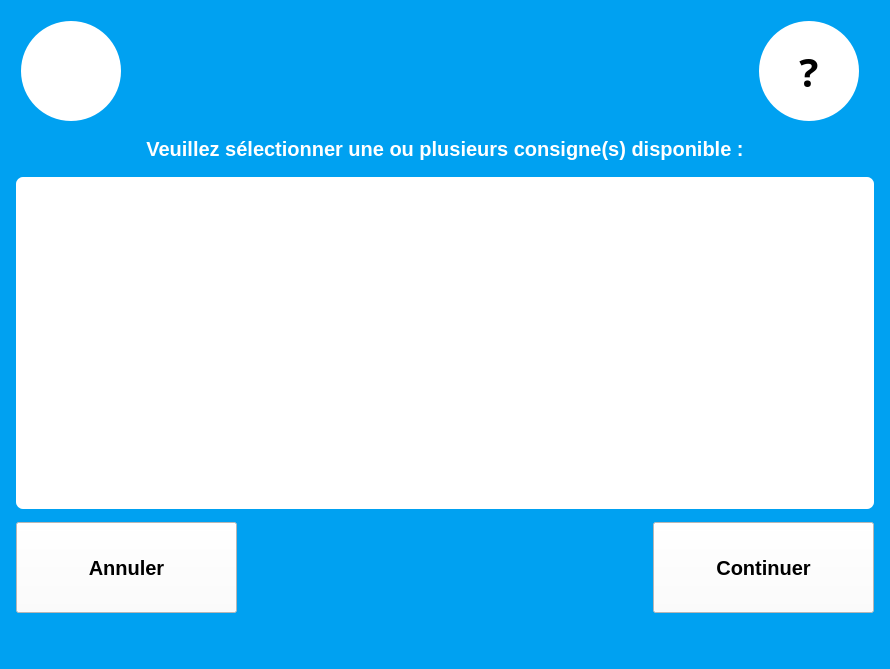
<?xml version="1.0" encoding="UTF-8"?>
<ui version="4.0">
 <class>BoxChoice</class>
 <widget class="QWidget" name="BoxChoice">
  <property name="geometry">
   <rect>
    <x>0</x>
    <y>0</y>
    <width>890</width>
    <height>669</height>
   </rect>
  </property>
  <property name="palette">
   <palette>
    <active>
     <colorrole role="Button">
      <brush brushstyle="SolidPattern">
       <color alpha="255">
        <red>0</red>
        <green>161</green>
        <blue>241</blue>
       </color>
      </brush>
     </colorrole>
     <colorrole role="Base">
      <brush brushstyle="SolidPattern">
       <color alpha="255">
        <red>0</red>
        <green>161</green>
        <blue>241</blue>
       </color>
      </brush>
     </colorrole>
     <colorrole role="Window">
      <brush brushstyle="SolidPattern">
       <color alpha="255">
        <red>0</red>
        <green>161</green>
        <blue>241</blue>
       </color>
      </brush>
     </colorrole>
    </active>
    <inactive>
     <colorrole role="Button">
      <brush brushstyle="SolidPattern">
       <color alpha="255">
        <red>0</red>
        <green>161</green>
        <blue>241</blue>
       </color>
      </brush>
     </colorrole>
     <colorrole role="Base">
      <brush brushstyle="SolidPattern">
       <color alpha="255">
        <red>0</red>
        <green>161</green>
        <blue>241</blue>
       </color>
      </brush>
     </colorrole>
     <colorrole role="Window">
      <brush brushstyle="SolidPattern">
       <color alpha="255">
        <red>0</red>
        <green>161</green>
        <blue>241</blue>
       </color>
      </brush>
     </colorrole>
    </inactive>
    <disabled>
     <colorrole role="Button">
      <brush brushstyle="SolidPattern">
       <color alpha="255">
        <red>0</red>
        <green>161</green>
        <blue>241</blue>
       </color>
      </brush>
     </colorrole>
     <colorrole role="Base">
      <brush brushstyle="SolidPattern">
       <color alpha="255">
        <red>0</red>
        <green>161</green>
        <blue>241</blue>
       </color>
      </brush>
     </colorrole>
     <colorrole role="Window">
      <brush brushstyle="SolidPattern">
       <color alpha="255">
        <red>0</red>
        <green>161</green>
        <blue>241</blue>
       </color>
      </brush>
     </colorrole>
    </disabled>
   </palette>
  </property>
  <property name="windowTitle">
   <string>Form</string>
  </property>
  <property name="styleSheet">
   <string notr="true">QWidget{
background-color: rgb(0, 161, 241);
}
QToolTip{	
	border:1px white;	
	border-radius:0px;  
	font : 15pt;
	background-color: rgb(114, 114, 114);
	color: rgb(255, 255, 255);	    	
}</string>
  </property>
  <layout class="QGridLayout" name="gridLayout">
   <item row="0" column="0">
    <layout class="QVBoxLayout" name="verticalLayout">
     <property name="margin">
      <number>5</number>
     </property>
     <item>
      <layout class="QHBoxLayout" name="horizontalLayout">
       <property name="margin">
        <number>5</number>
       </property>
       <item>
        <widget class="QToolButton" name="B_Assistance">
         <property name="font">
          <font>
           <family>Droid Sans Georgian</family>
           <pointsize>30</pointsize>
           <weight>75</weight>
           <bold>true</bold>
          </font>
         </property>
         <property name="styleSheet">
          <string notr="true">QToolButton{
background-color: rgb(255, 255, 255);
border-width:1px;
border-radius:50px;
max-width:100px;
max-height:100px;
min-width:100px;
min-height:100px;
}

QToolButton:pressed{ 
	background-color: rgb(222, 222, 222);
}
</string>
         </property>
         <property name="text">
          <string/>
         </property>
         <property name="icon">
          <iconset resource="Src.qrc">
           <normaloff>:/ImgList/BAssistance</normaloff>:/ImgList/BAssistance</iconset>
         </property>
         <property name="iconSize">
          <size>
           <width>70</width>
           <height>70</height>
          </size>
         </property>
         <property name="popupMode">
          <enum>QToolButton::DelayedPopup</enum>
         </property>
         <property name="toolButtonStyle">
          <enum>Qt::ToolButtonIconOnly</enum>
         </property>
         <property name="autoRaise">
          <bool>false</bool>
         </property>
        </widget>
       </item>
       <item>
        <spacer name="horizontalSpacer_4">
         <property name="orientation">
          <enum>Qt::Horizontal</enum>
         </property>
         <property name="sizeHint" stdset="0">
          <size>
           <width>40</width>
           <height>20</height>
          </size>
         </property>
        </spacer>
       </item>
       <item>
        <widget class="QToolButton" name="B_Help">
         <property name="palette">
          <palette>
           <active>
            <colorrole role="Button">
             <brush brushstyle="SolidPattern">
              <color alpha="255">
               <red>255</red>
               <green>255</green>
               <blue>255</blue>
              </color>
             </brush>
            </colorrole>
            <colorrole role="Base">
             <brush brushstyle="SolidPattern">
              <color alpha="255">
               <red>255</red>
               <green>255</green>
               <blue>255</blue>
              </color>
             </brush>
            </colorrole>
            <colorrole role="Window">
             <brush brushstyle="SolidPattern">
              <color alpha="255">
               <red>255</red>
               <green>255</green>
               <blue>255</blue>
              </color>
             </brush>
            </colorrole>
           </active>
           <inactive>
            <colorrole role="Button">
             <brush brushstyle="SolidPattern">
              <color alpha="255">
               <red>255</red>
               <green>255</green>
               <blue>255</blue>
              </color>
             </brush>
            </colorrole>
            <colorrole role="Base">
             <brush brushstyle="SolidPattern">
              <color alpha="255">
               <red>255</red>
               <green>255</green>
               <blue>255</blue>
              </color>
             </brush>
            </colorrole>
            <colorrole role="Window">
             <brush brushstyle="SolidPattern">
              <color alpha="255">
               <red>255</red>
               <green>255</green>
               <blue>255</blue>
              </color>
             </brush>
            </colorrole>
           </inactive>
           <disabled>
            <colorrole role="Button">
             <brush brushstyle="SolidPattern">
              <color alpha="255">
               <red>255</red>
               <green>255</green>
               <blue>255</blue>
              </color>
             </brush>
            </colorrole>
            <colorrole role="Base">
             <brush brushstyle="SolidPattern">
              <color alpha="255">
               <red>255</red>
               <green>255</green>
               <blue>255</blue>
              </color>
             </brush>
            </colorrole>
            <colorrole role="Window">
             <brush brushstyle="SolidPattern">
              <color alpha="255">
               <red>255</red>
               <green>255</green>
               <blue>255</blue>
              </color>
             </brush>
            </colorrole>
           </disabled>
          </palette>
         </property>
         <property name="font">
          <font>
           <family>Droid Sans Georgian</family>
           <pointsize>30</pointsize>
           <weight>75</weight>
           <bold>true</bold>
          </font>
         </property>
         <property name="styleSheet">
          <string notr="true">QToolButton{
background-color: rgb(255, 255, 255);
border-width:1px;
border-radius:50px;
max-width:100px;
max-height:100px;
min-width:100px;
min-height:100px;
}

QToolButton:pressed{ 
	background-color: rgb(222, 222, 222);
}</string>
         </property>
         <property name="text">
          <string>?</string>
         </property>
         <property name="popupMode">
          <enum>QToolButton::DelayedPopup</enum>
         </property>
         <property name="toolButtonStyle">
          <enum>Qt::ToolButtonIconOnly</enum>
         </property>
         <property name="autoRaise">
          <bool>false</bool>
         </property>
        </widget>
       </item>
       <item>
        <spacer name="horizontalSpacer_5">
         <property name="orientation">
          <enum>Qt::Horizontal</enum>
         </property>
         <property name="sizeType">
          <enum>QSizePolicy::Fixed</enum>
         </property>
         <property name="sizeHint" stdset="0">
          <size>
           <width>10</width>
           <height>20</height>
          </size>
         </property>
        </spacer>
       </item>
      </layout>
     </item>
     <item>
      <spacer name="verticalSpacer">
       <property name="orientation">
        <enum>Qt::Vertical</enum>
       </property>
       <property name="sizeType">
        <enum>QSizePolicy::Fixed</enum>
       </property>
       <property name="sizeHint" stdset="0">
        <size>
         <width>10</width>
         <height>5</height>
        </size>
       </property>
      </spacer>
     </item>
     <item>
      <layout class="QHBoxLayout" name="horizontalLayout_2">
       <item>
        <spacer name="horizontalSpacer_6">
         <property name="orientation">
          <enum>Qt::Horizontal</enum>
         </property>
         <property name="sizeHint" stdset="0">
          <size>
           <width>40</width>
           <height>20</height>
          </size>
         </property>
        </spacer>
       </item>
       <item>
        <widget class="QLabel" name="label">
         <property name="font">
          <font>
           <pointsize>15</pointsize>
           <weight>75</weight>
           <bold>true</bold>
          </font>
         </property>
         <property name="styleSheet">
          <string notr="true">color: rgb(255, 255, 255);</string>
         </property>
         <property name="text">
          <string>Veuillez sélectionner une ou plusieurs consigne(s) disponible :</string>
         </property>
         <property name="alignment">
          <set>Qt::AlignCenter</set>
         </property>
        </widget>
       </item>
       <item>
        <spacer name="horizontalSpacer_7">
         <property name="orientation">
          <enum>Qt::Horizontal</enum>
         </property>
         <property name="sizeHint" stdset="0">
          <size>
           <width>40</width>
           <height>20</height>
          </size>
         </property>
        </spacer>
       </item>
      </layout>
     </item>
     <item>
      <spacer name="verticalSpacer_2">
       <property name="orientation">
        <enum>Qt::Vertical</enum>
       </property>
       <property name="sizeType">
        <enum>QSizePolicy::Fixed</enum>
       </property>
       <property name="sizeHint" stdset="0">
        <size>
         <width>20</width>
         <height>10</height>
        </size>
       </property>
      </spacer>
     </item>
     <item>
      <widget class="QGraphicsView" name="G_Show_Box">
       <property name="styleSheet">
        <string notr="true">background-color: rgb(255, 255, 255);
border-radius:7px</string>
       </property>
       <property name="verticalScrollBarPolicy">
        <enum>Qt::ScrollBarAlwaysOff</enum>
       </property>
       <property name="horizontalScrollBarPolicy">
        <enum>Qt::ScrollBarAsNeeded</enum>
       </property>
      </widget>
     </item>
     <item>
      <spacer name="verticalSpacer_4">
       <property name="orientation">
        <enum>Qt::Vertical</enum>
       </property>
       <property name="sizeType">
        <enum>QSizePolicy::Fixed</enum>
       </property>
       <property name="sizeHint" stdset="0">
        <size>
         <width>20</width>
         <height>7</height>
        </size>
       </property>
      </spacer>
     </item>
     <item>
      <layout class="QHBoxLayout" name="horizontalLayout_3">
       <item>
        <widget class="QPushButton" name="B_Cancel">
         <property name="minimumSize">
          <size>
           <width>221</width>
           <height>91</height>
          </size>
         </property>
         <property name="maximumSize">
          <size>
           <width>221</width>
           <height>91</height>
          </size>
         </property>
         <property name="palette">
          <palette>
           <active>
            <colorrole role="Button">
             <brush brushstyle="SolidPattern">
              <color alpha="255">
               <red>255</red>
               <green>255</green>
               <blue>255</blue>
              </color>
             </brush>
            </colorrole>
            <colorrole role="Base">
             <brush brushstyle="SolidPattern">
              <color alpha="255">
               <red>255</red>
               <green>255</green>
               <blue>255</blue>
              </color>
             </brush>
            </colorrole>
            <colorrole role="Window">
             <brush brushstyle="SolidPattern">
              <color alpha="255">
               <red>255</red>
               <green>255</green>
               <blue>255</blue>
              </color>
             </brush>
            </colorrole>
           </active>
           <inactive>
            <colorrole role="Button">
             <brush brushstyle="SolidPattern">
              <color alpha="255">
               <red>255</red>
               <green>255</green>
               <blue>255</blue>
              </color>
             </brush>
            </colorrole>
            <colorrole role="Base">
             <brush brushstyle="SolidPattern">
              <color alpha="255">
               <red>255</red>
               <green>255</green>
               <blue>255</blue>
              </color>
             </brush>
            </colorrole>
            <colorrole role="Window">
             <brush brushstyle="SolidPattern">
              <color alpha="255">
               <red>255</red>
               <green>255</green>
               <blue>255</blue>
              </color>
             </brush>
            </colorrole>
           </inactive>
           <disabled>
            <colorrole role="Button">
             <brush brushstyle="SolidPattern">
              <color alpha="255">
               <red>255</red>
               <green>255</green>
               <blue>255</blue>
              </color>
             </brush>
            </colorrole>
            <colorrole role="Base">
             <brush brushstyle="SolidPattern">
              <color alpha="255">
               <red>255</red>
               <green>255</green>
               <blue>255</blue>
              </color>
             </brush>
            </colorrole>
            <colorrole role="Window">
             <brush brushstyle="SolidPattern">
              <color alpha="255">
               <red>255</red>
               <green>255</green>
               <blue>255</blue>
              </color>
             </brush>
            </colorrole>
           </disabled>
          </palette>
         </property>
         <property name="font">
          <font>
           <pointsize>15</pointsize>
           <weight>75</weight>
           <bold>true</bold>
          </font>
         </property>
         <property name="styleSheet">
          <string notr="true">QPushButton{
 background-color: rgb(255, 255, 255);
}

QPushButton:pressed{ 
	background-color: rgb(222,222,222);

}</string>
         </property>
         <property name="text">
          <string>Annuler</string>
         </property>
        </widget>
       </item>
       <item>
        <spacer name="horizontalSpacer_3">
         <property name="orientation">
          <enum>Qt::Horizontal</enum>
         </property>
         <property name="sizeHint" stdset="0">
          <size>
           <width>40</width>
           <height>20</height>
          </size>
         </property>
        </spacer>
       </item>
       <item>
        <widget class="QPushButton" name="B_Valide">
         <property name="minimumSize">
          <size>
           <width>221</width>
           <height>91</height>
          </size>
         </property>
         <property name="maximumSize">
          <size>
           <width>221</width>
           <height>91</height>
          </size>
         </property>
         <property name="palette">
          <palette>
           <active>
            <colorrole role="Button">
             <brush brushstyle="SolidPattern">
              <color alpha="255">
               <red>255</red>
               <green>255</green>
               <blue>255</blue>
              </color>
             </brush>
            </colorrole>
            <colorrole role="Base">
             <brush brushstyle="SolidPattern">
              <color alpha="255">
               <red>255</red>
               <green>255</green>
               <blue>255</blue>
              </color>
             </brush>
            </colorrole>
            <colorrole role="Window">
             <brush brushstyle="SolidPattern">
              <color alpha="255">
               <red>255</red>
               <green>255</green>
               <blue>255</blue>
              </color>
             </brush>
            </colorrole>
           </active>
           <inactive>
            <colorrole role="Button">
             <brush brushstyle="SolidPattern">
              <color alpha="255">
               <red>255</red>
               <green>255</green>
               <blue>255</blue>
              </color>
             </brush>
            </colorrole>
            <colorrole role="Base">
             <brush brushstyle="SolidPattern">
              <color alpha="255">
               <red>255</red>
               <green>255</green>
               <blue>255</blue>
              </color>
             </brush>
            </colorrole>
            <colorrole role="Window">
             <brush brushstyle="SolidPattern">
              <color alpha="255">
               <red>255</red>
               <green>255</green>
               <blue>255</blue>
              </color>
             </brush>
            </colorrole>
           </inactive>
           <disabled>
            <colorrole role="Button">
             <brush brushstyle="SolidPattern">
              <color alpha="255">
               <red>255</red>
               <green>255</green>
               <blue>255</blue>
              </color>
             </brush>
            </colorrole>
            <colorrole role="Base">
             <brush brushstyle="SolidPattern">
              <color alpha="255">
               <red>255</red>
               <green>255</green>
               <blue>255</blue>
              </color>
             </brush>
            </colorrole>
            <colorrole role="Window">
             <brush brushstyle="SolidPattern">
              <color alpha="255">
               <red>255</red>
               <green>255</green>
               <blue>255</blue>
              </color>
             </brush>
            </colorrole>
           </disabled>
          </palette>
         </property>
         <property name="font">
          <font>
           <pointsize>15</pointsize>
           <weight>75</weight>
           <bold>true</bold>
          </font>
         </property>
         <property name="styleSheet">
          <string notr="true">QPushButton{
 background-color: rgb(255, 255, 255);
}

QPushButton:pressed{ 
	background-color: rgb(222, 222, 222);
}</string>
         </property>
         <property name="text">
          <string>Continuer</string>
         </property>
        </widget>
       </item>
      </layout>
     </item>
     <item>
      <spacer name="verticalSpacer_3">
       <property name="orientation">
        <enum>Qt::Vertical</enum>
       </property>
       <property name="sizeType">
        <enum>QSizePolicy::Ignored</enum>
       </property>
       <property name="sizeHint" stdset="0">
        <size>
         <width>20</width>
         <height>40</height>
        </size>
       </property>
      </spacer>
     </item>
    </layout>
   </item>
  </layout>
 </widget>
 <resources>
  <include location="Src.qrc"/>
 </resources>
 <connections/>
</ui>
